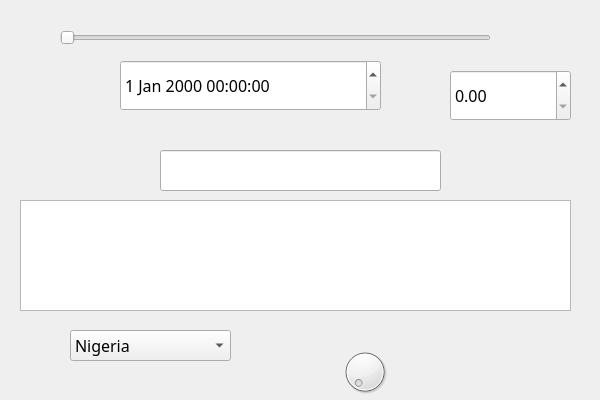
<?xml version="1.0" encoding="UTF-8"?>
<ui version="4.0">
 <class>Form</class>
 <widget class="QWidget" name="Form">
  <property name="windowModality">
   <enum>Qt::WindowModal</enum>
  </property>
  <property name="geometry">
   <rect>
    <x>0</x>
    <y>0</y>
    <width>600</width>
    <height>400</height>
   </rect>
  </property>
  <property name="font">
   <font>
    <family>Montserrat</family>
    <pointsize>12</pointsize>
   </font>
  </property>
  <property name="cursor">
   <cursorShape>ArrowCursor</cursorShape>
  </property>
  <property name="mouseTracking">
   <bool>true</bool>
  </property>
  <property name="windowTitle">
   <string>Delight First</string>
  </property>
  <property name="windowIcon">
   <iconset>
    <normaloff>../../../../../Pictures/icons8_graduation_cap_32.png</normaloff>../../../../../Pictures/icons8_graduation_cap_32.png</iconset>
  </property>
  <property name="windowOpacity">
   <double>0.900000000000000</double>
  </property>
  <property name="toolTip">
   <string>hello</string>
  </property>
  <property name="toolTipDuration">
   <number>-1</number>
  </property>
  <widget class="QComboBox" name="comboBox">
   <property name="geometry">
    <rect>
     <x>70</x>
     <y>330</y>
     <width>161</width>
     <height>31</height>
    </rect>
   </property>
   <item>
    <property name="text">
     <string>Nigeria</string>
    </property>
   </item>
   <item>
    <property name="text">
     <string>Ghana</string>
    </property>
   </item>
   <item>
    <property name="text">
     <string>Lagos</string>
    </property>
   </item>
  </widget>
  <widget class="QLineEdit" name="lineEdit">
   <property name="geometry">
    <rect>
     <x>160</x>
     <y>150</y>
     <width>281</width>
     <height>41</height>
    </rect>
   </property>
  </widget>
  <widget class="QTextEdit" name="textEdit">
   <property name="geometry">
    <rect>
     <x>20</x>
     <y>200</y>
     <width>551</width>
     <height>111</height>
    </rect>
   </property>
  </widget>
  <widget class="QDateTimeEdit" name="dateTimeEdit">
   <property name="geometry">
    <rect>
     <x>120</x>
     <y>60</y>
     <width>261</width>
     <height>51</height>
    </rect>
   </property>
  </widget>
  <widget class="QDoubleSpinBox" name="doubleSpinBox">
   <property name="geometry">
    <rect>
     <x>450</x>
     <y>70</y>
     <width>121</width>
     <height>51</height>
    </rect>
   </property>
  </widget>
  <widget class="QDial" name="dial">
   <property name="geometry">
    <rect>
     <x>340</x>
     <y>340</y>
     <width>50</width>
     <height>64</height>
    </rect>
   </property>
  </widget>
  <widget class="QSlider" name="horizontalSlider">
   <property name="geometry">
    <rect>
     <x>60</x>
     <y>30</y>
     <width>431</width>
     <height>16</height>
    </rect>
   </property>
   <property name="orientation">
    <enum>Qt::Horizontal</enum>
   </property>
  </widget>
 </widget>
 <resources/>
 <connections/>
</ui>
